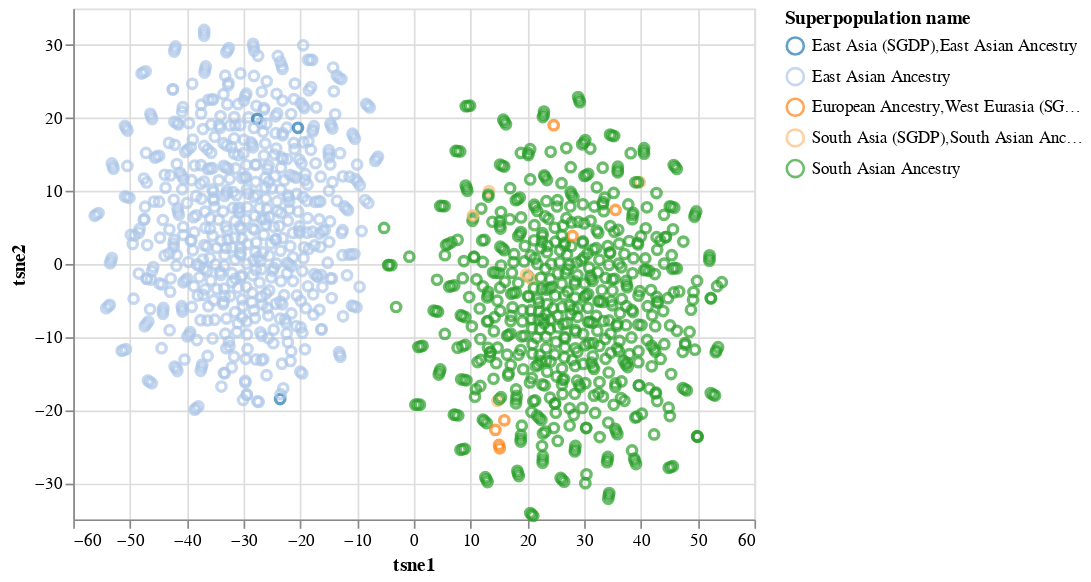

The notebook cell this image was saved under:
### Code cell
alt.Chart(df_plot).mark_point().encode(
    x='tsne1',
    y='tsne2',
    color=alt.Color('Superpopulation name', scale=alt.Scale(scheme='category20'))
)

### Figure 1 — Vega-Lite specification as saved in the notebook (floating-point values rounded to 4 significant figures; data arrays with more than 128 entries replaced by an {"elided": "..."} marker saying what was removed)
{"config": {"view": {"continuousWidth": 400, "continuousHeight": 300}}, "data": {"name": "data-ab45f3054309fcd3b934cf5444f731ff"}, "mark": "point", "encoding": {"color": {"field": "Superpopulation name", "scale": {"scheme": "category20"}, "type": "nominal"}, "x": {"field": "tsne1", "type": "quantitative"}, "y": {"field": "tsne2", "type": "quantitative"}}, "$schema": "https://vega.github.io/schema/vega-lite/v4.17.0.json", "datasets": {"data-ab45f3054309fcd3b934cf5444f731ff": {"elided": "1193 records"}}}
